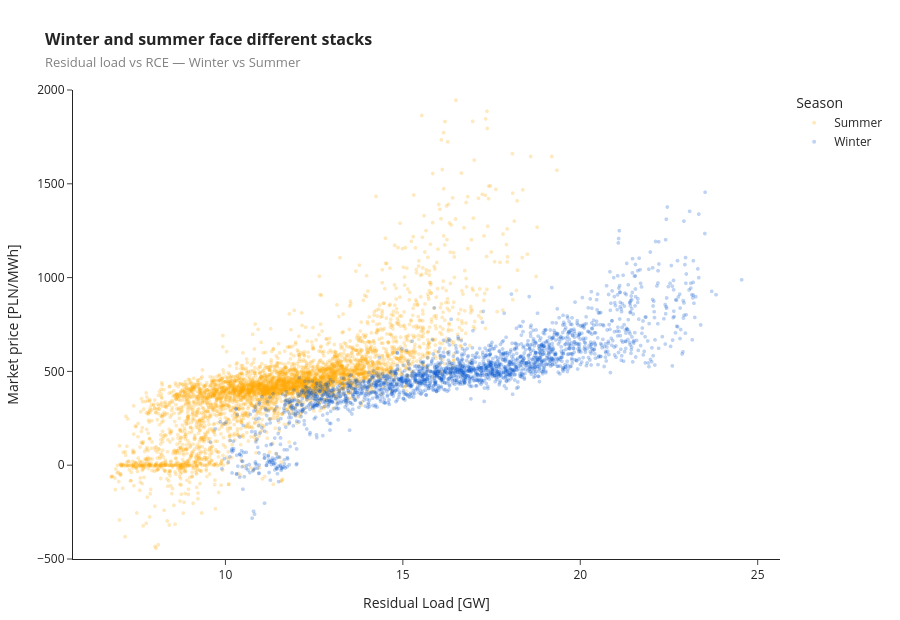

The notebook cell this image was saved under:
### Markdown cell above
## Figure 2 — Seasonal view (Winter vs Summer)

Same scatter restricted to Winter and Summer with per-season LOWESS curves overlaid. The
winter range extends further to the right (heating); the summer curve sits visibly above
winter at equivalent residual loads.

### Code cell
df_ws = df[df["season"].isin(["Winter", "Summer"])].copy()
season_colors = {"Winter": "#0052CC", "Summer": "#FFA600"}

# filter for 2025 only
sample = df_ws[df_ws["interval_start_utc"] >= "2024-06-14"]


fig2 = px.scatter(
    sample,
    x="residual_load_gw",
    y="rce",
    color="season",
    color_discrete_map=season_colors,
    labels={
        "residual_load_gw": "Residual Load [GW]",
        "rce": "Market price [PLN/MWh]",
        "season": "Season",
    },
)
fig2.update_traces(mode="markers", marker=dict(size=4, opacity=0.25))

# for s in ['Winter', 'Summer']:

#     sub = df_ws[df_ws['season'] == s]
#     ex, ey, _ = lowess_smooth(sub['residual_load_gw'].values, sub['rce'].values, frac=0.3)
#     if ex is not None:
#         fig2.add_trace(go.Scatter(
#             x=ex, y=ey, mode='lines',
#             line=dict(color=season_colors[s], width=3),
#             name=f'{s} LOWESS', showlegend=True,
#         ))

fig2.update_layout(
    title=dict(
        text=(
            "<span style='font-size:16px;font-weight:bold'>Winter and summer face different stacks</span>"
            "<br><span style='font-size:13px;color:gray'>Residual load vs RCE — Winter vs Summer</span>"
        )
    ),
    template="simple_white",
    plot_bgcolor="#ffffff",
    paper_bgcolor="#ffffff",
    height=620,
    margin=dict(t=90, b=60, l=60, r=20),
)
fig2.update_yaxes(range=[-500, 2000])
fig2.show()

for s in ["Winter", "Summer"]:
    sub = df[df["season"] == s]
    print(
        f"{s}: residual P01–P99 = "
        f'[{sub["residual_load_gw"].quantile(0.01):.1f}, '
        f'{sub["residual_load_gw"].quantile(0.99):.1f}] GW, '
        f'% hours ≤ 0: {(sub["rce"] <= 0).mean()*100:.2f}%, '
        f'median price: {sub["rce"].median():.1f}'
    )

### Figure 1 — Plotly figure (JSON) as saved in the notebook; plotly's stock layout.template omitted (floating-point values rounded to 4 significant figures; data arrays with more than 128 entries replaced by an {"elided": "..."} marker saying what was removed)
{"data": [{"hovertemplate": "Season=Summer<br>Residual Load [GW]=%{x}<br>Market price [PLN/MWh]=%{y}<extra></extra>", "legendgroup": "Summer", "marker": {"color": "#FFA600", "opacity": 0.25, "size": 4, "symbol": "circle"}, "mode": "markers", "name": "Summer", "showlegend": true, "type": "scattergl", "x": {"elided": "4102 float values"}, "xaxis": "x", "y": {"elided": "4102 float values"}, "yaxis": "y"}, {"hovertemplate": "Season=Winter<br>Residual Load [GW]=%{x}<br>Market price [PLN/MWh]=%{y}<extra></extra>", "legendgroup": "Winter", "marker": {"color": "#0052CC", "opacity": 0.25, "size": 4, "symbol": "circle"}, "mode": "markers", "name": "Winter", "showlegend": true, "type": "scattergl", "x": {"elided": "2160 float values"}, "xaxis": "x", "y": {"elided": "2160 float values"}, "yaxis": "y"}], "layout": {"height": 620, "legend": {"title": {"text": "Season"}, "tracegroupgap": 0}, "margin": {"b": 60, "l": 60, "r": 20, "t": 90}, "paper_bgcolor": "#ffffff", "plot_bgcolor": "#ffffff", "title": {"text": "<span style='font-size:16px;font-weight:bold'>Winter and summer face different stacks</span><br><span style='font-size:13px;color:gray'>Residual load vs RCE — Winter vs Summer</span>"}, "xaxis": {"anchor": "y", "domain": [0, 1], "title": {"text": "Residual Load [GW]"}}, "yaxis": {"anchor": "x", "domain": [0, 1], "range": [-500, 2000], "title": {"text": "Market price [PLN/MWh]"}}}}
